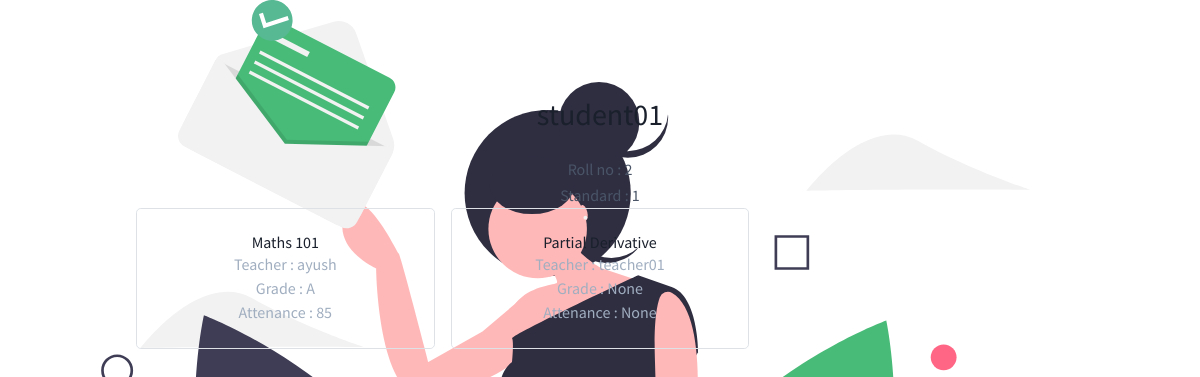
Page /parents/gradecard/1 on the committed database.
### accounts/models.py (models this page shows, shortened)
class Student(models.Model) :
    user = models.OneToOneField(settings.AUTH_USER_MODEL,null=True,on_delete=models.CASCADE, related_name="student")
    roll_no = models.IntegerField(null=True)
    parent = models.ForeignKey(Parent,related_name="children",null=True,on_delete=models.CASCADE)
    standard = models.IntegerField(default =1)
    is_fees_paid = models.BooleanField(default = False)
    date_of_joining = models.DateField(default =timezone.now)
    courses = models.ManyToManyField('courses.Course',related_name="student_courses",through="StudentToCourses", null=True)

class User(AbstractUser) :
    class Role(models.TextChoices) :
        STUDENT = "S" ,_("Student")
        PARENT = "P" ,_("Parent")
        TEACHER = "T",_("Teacher")
    role = models.CharField(max_length = 255,choices=Role.choices)
    is_approved= models.BooleanField(default=False)

class StudentToCourses(models.Model) :
    class Grade(models.TextChoices) :
        A = "A" ,_("A")
        B = "B" ,_("B")
        C = "C",_("C")
        D = "D",_("D")
        E = "E",_("E")
    grade = models.CharField(max_length = 255,choices=Grade.choices, null=True, blank=True)
    attendance = models.IntegerField(null=True)
    student = models.ForeignKey(Student,related_name="reports",null=True,on_delete=models.CASCADE)
    course = models.ForeignKey('courses.Course',related_name="report_cards",null=True,on_delete=models.CASCADE)

### courses/models.py (models this page shows, shortened)
class Course(models.Model):
    owner = models.ForeignKey(settings.AUTH_USER_MODEL, related_name='courses_created', on_delete=models.CASCADE)
    subject = models.ForeignKey(Subject, related_name='courses', on_delete=models.CASCADE)
    title = models.CharField(max_length=200)
    slug = models.SlugField(max_length=200, unique=True)
    overview = models.TextField()
    created = models.DateTimeField(auto_now_add=True)
    class Meta:
        ordering = ['-created']

### parent/views.py (the view)
# urls.py: path('gradecard/<pk>',views.grade_card,name="grade_card")
def grade_card(request, pk) :
    student = Student.objects.get(pk=pk)
    reports = student.reports.all()
    return render(request,'parent/report.html',{'reports':reports,'student':student})

### parent/templates/parent/report.html (shortened to what this page needs)
<!DOCTYPE html>
<html>
    <head>
        <link rel="stylesheet" href="https://stackpath.bootstrapcdn.com/bootstrap/4.3.1/css/bootstrap.min.css">
<link rel="stylesheet" href="parent.css">
<link href="https://unpkg.com/tailwindcss@^1.0/dist/tailwind.min.css" rel="stylesheet">
</head>
    <body>
          <section class="text-gray-700 body-font">
  <div class="container px-5 py-24 mx-auto">
    <div class="flex flex-col text-center w-full mb-20">
      <h1 class="sm:text-3xl text-2xl font-medium title-font mb-4 text-gray-900">{{student.user.username}}</h1>
      <p class="lg:w-2/3 mx-auto leading-relaxed text-base">Roll no : {{student.roll_no}}</p>
       <p class="lg:w-2/3 mx-auto leading-relaxed text-base">Standard  : {{student.standard}}</p>
    <div class="flex flex-wrap -m-2">
      {% for r in reports %}
      <div class="p-2 lg:w-1/3 md:w-1/2 w-full">
        <div class="h-full flex items-center border-gray-200 border p-4 rounded-lg">
          <div class="flex-grow">
            <h2 class="text-gray-900 title-font font-medium">{{r.course.title}}</h2>
            <p class="text-gray-500">Teacher : {{r.course.owner.username}}</p>
            <p class="text-gray-500">Grade : {{r.grade}}</p>
            <p class="text-gray-500">Attenance : {{r.attendance}}</p>
          </div>
        </div>
      </div>
  {% endfor %}
    </div>
  </div>
</section>
<body>
</html>

### parent/static/css/parent.css (style rules this page uses)
body { background-image: url("/static/images/undraw_happy_news_hxmt.svg"); background-repeat: no-repeat; background-size: cover; background-attachment: fixed; font-family: "Source Sans Pro", sans-serif; }

### rows in the picture
Student: user.username "student01", roll_no "2", standard "1"
StudentToCourses: course "Maths 101", course.owner.username "ayush", grade "A", attendance "85"
StudentToCourses: course "Partial Derivative", course.owner.username "teacher01", grade "None", attendance "None"
